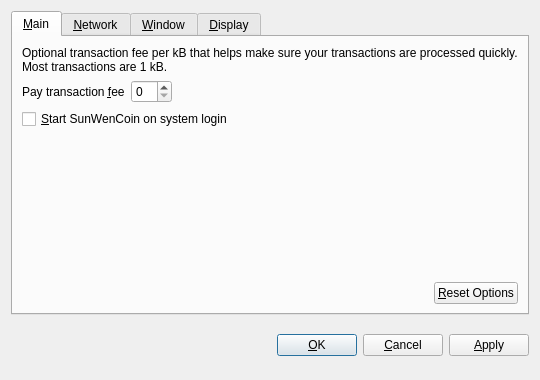
<?xml version="1.0" encoding="UTF-8"?>
<ui version="4.0">
 <class>OptionsDialog</class>
 <widget class="QDialog" name="OptionsDialog">
  <property name="geometry">
   <rect>
    <x>0</x>
    <y>0</y>
    <width>540</width>
    <height>380</height>
   </rect>
  </property>
  <property name="windowTitle">
   <string>Options</string>
  </property>
  <property name="modal">
   <bool>true</bool>
  </property>
  <layout class="QVBoxLayout" name="verticalLayout">
   <item>
    <widget class="QTabWidget" name="tabWidget">
     <property name="tabPosition">
      <enum>QTabWidget::North</enum>
     </property>
     <property name="currentIndex">
      <number>0</number>
     </property>
     <widget class="QWidget" name="tabMain">
      <attribute name="title">
       <string>&amp;Main</string>
      </attribute>
      <layout class="QVBoxLayout" name="verticalLayout_Main">
       <item>
        <widget class="QLabel" name="transactionFeeInfoLabel">
         <property name="text">
          <string>Optional transaction fee per kB that helps make sure your transactions are processed quickly. Most transactions are 1 kB.</string>
         </property>
         <property name="textFormat">
          <enum>Qt::PlainText</enum>
         </property>
         <property name="wordWrap">
          <bool>true</bool>
         </property>
        </widget>
       </item>
       <item>
        <layout class="QHBoxLayout" name="horizontalLayout_1_Main">
         <item>
          <widget class="QLabel" name="transactionFeeLabel">
           <property name="text">
            <string>Pay transaction &amp;fee</string>
           </property>
           <property name="textFormat">
            <enum>Qt::PlainText</enum>
           </property>
           <property name="buddy">
            <cstring>transactionFee</cstring>
           </property>
          </widget>
         </item>
         <item>
          <widget class="BitcoinAmountField" name="transactionFee"/>
         </item>
         <item>
          <spacer name="horizontalSpacer_1_Main">
           <property name="orientation">
            <enum>Qt::Horizontal</enum>
           </property>
           <property name="sizeHint" stdset="0">
            <size>
             <width>40</width>
             <height>20</height>
            </size>
           </property>
          </spacer>
         </item>
        </layout>
       </item>
       <item>
        <widget class="QCheckBox" name="bitcoinAtStartup">
         <property name="toolTip">
          <string>Automatically start SunWenCoin after logging in to the system.</string>
         </property>
         <property name="text">
          <string>&amp;Start SunWenCoin on system login</string>
         </property>
        </widget>
       </item>
       <item>
        <spacer name="verticalSpacer_Main">
         <property name="orientation">
          <enum>Qt::Vertical</enum>
         </property>
         <property name="sizeHint" stdset="0">
          <size>
           <width>20</width>
           <height>40</height>
          </size>
         </property>
        </spacer>
       </item>
       <item>
        <layout class="QHBoxLayout" name="horizontalLayout_2_Main">
         <item>
          <spacer name="horizontalSpacer_2_Main">
           <property name="orientation">
            <enum>Qt::Horizontal</enum>
           </property>
           <property name="sizeHint" stdset="0">
            <size>
             <width>40</width>
             <height>20</height>
            </size>
           </property>
          </spacer>
         </item>
         <item>
          <widget class="QPushButton" name="resetButton">
           <property name="toolTip">
            <string>Reset all client options to default.</string>
           </property>
           <property name="text">
            <string>&amp;Reset Options</string>
           </property>
           <property name="autoDefault">
            <bool>false</bool>
           </property>
          </widget>
         </item>
        </layout>
       </item>
      </layout>
     </widget>
     <widget class="QWidget" name="tabNetwork">
      <attribute name="title">
       <string>&amp;Network</string>
      </attribute>
      <layout class="QVBoxLayout" name="verticalLayout_Network">
       <item>
        <widget class="QCheckBox" name="mapPortUpnp">
         <property name="toolTip">
          <string>Automatically open the SunWenCoin client port on the router. This only works when your router supports UPnP and it is enabled.</string>
         </property>
         <property name="text">
          <string>Map port using &amp;UPnP</string>
         </property>
        </widget>
       </item>
       <item>
        <widget class="QCheckBox" name="connectSocks">
         <property name="toolTip">
          <string>Connect to the SunWenCoin network through a SOCKS proxy (e.g. when connecting through Tor).</string>
         </property>
         <property name="text">
          <string>&amp;Connect through SOCKS proxy:</string>
         </property>
        </widget>
       </item>
       <item>
        <layout class="QHBoxLayout" name="horizontalLayout_Network">
         <item>
          <widget class="QLabel" name="proxyIpLabel">
           <property name="text">
            <string>Proxy &amp;IP:</string>
           </property>
           <property name="textFormat">
            <enum>Qt::PlainText</enum>
           </property>
           <property name="buddy">
            <cstring>proxyIp</cstring>
           </property>
          </widget>
         </item>
         <item>
          <widget class="QValidatedLineEdit" name="proxyIp">
           <property name="maximumSize">
            <size>
             <width>140</width>
             <height>16777215</height>
            </size>
           </property>
           <property name="toolTip">
            <string>IP address of the proxy (e.g. 127.0.0.1)</string>
           </property>
          </widget>
         </item>
         <item>
          <widget class="QLabel" name="proxyPortLabel">
           <property name="text">
            <string>&amp;Port:</string>
           </property>
           <property name="textFormat">
            <enum>Qt::PlainText</enum>
           </property>
           <property name="buddy">
            <cstring>proxyPort</cstring>
           </property>
          </widget>
         </item>
         <item>
          <widget class="QLineEdit" name="proxyPort">
           <property name="maximumSize">
            <size>
             <width>55</width>
             <height>16777215</height>
            </size>
           </property>
           <property name="toolTip">
            <string>Port of the proxy (e.g. 9050)</string>
           </property>
          </widget>
         </item>
         <item>
          <widget class="QLabel" name="socksVersionLabel">
           <property name="text">
            <string>SOCKS &amp;Version:</string>
           </property>
           <property name="textFormat">
            <enum>Qt::PlainText</enum>
           </property>
           <property name="buddy">
            <cstring>socksVersion</cstring>
           </property>
          </widget>
         </item>
         <item>
          <widget class="QValueComboBox" name="socksVersion">
           <property name="toolTip">
            <string>SOCKS version of the proxy (e.g. 5)</string>
           </property>
          </widget>
         </item>
         <item>
          <spacer name="horizontalSpacer_Network">
           <property name="orientation">
            <enum>Qt::Horizontal</enum>
           </property>
           <property name="sizeHint" stdset="0">
            <size>
             <width>40</width>
             <height>20</height>
            </size>
           </property>
          </spacer>
         </item>
        </layout>
       </item>
       <item>
        <spacer name="verticalSpacer_Network">
         <property name="orientation">
          <enum>Qt::Vertical</enum>
         </property>
         <property name="sizeHint" stdset="0">
          <size>
           <width>20</width>
           <height>40</height>
          </size>
         </property>
        </spacer>
       </item>
      </layout>
     </widget>
     <widget class="QWidget" name="tabWindow">
      <attribute name="title">
       <string>&amp;Window</string>
      </attribute>
      <layout class="QVBoxLayout" name="verticalLayout_Window">
       <item>
        <widget class="QCheckBox" name="minimizeToTray">
         <property name="toolTip">
          <string>Show only a tray icon after minimizing the window.</string>
         </property>
         <property name="text">
          <string>&amp;Minimize to the tray instead of the taskbar</string>
         </property>
        </widget>
       </item>
       <item>
        <widget class="QCheckBox" name="minimizeOnClose">
         <property name="toolTip">
          <string>Minimize instead of exit the application when the window is closed. When this option is enabled, the application will be closed only after selecting Quit in the menu.</string>
         </property>
         <property name="text">
          <string>M&amp;inimize on close</string>
         </property>
        </widget>
       </item>
       <item>
        <spacer name="verticalSpacer_Window">
         <property name="orientation">
          <enum>Qt::Vertical</enum>
         </property>
         <property name="sizeHint" stdset="0">
          <size>
           <width>20</width>
           <height>40</height>
          </size>
         </property>
        </spacer>
       </item>
      </layout>
     </widget>
     <widget class="QWidget" name="tabDisplay">
      <attribute name="title">
       <string>&amp;Display</string>
      </attribute>
      <layout class="QVBoxLayout" name="verticalLayout_Display">
       <item>
        <layout class="QHBoxLayout" name="horizontalLayout_1_Display">
         <item>
          <widget class="QLabel" name="langLabel">
           <property name="text">
            <string>User Interface &amp;language:</string>
           </property>
           <property name="textFormat">
            <enum>Qt::PlainText</enum>
           </property>
           <property name="buddy">
            <cstring>lang</cstring>
           </property>
          </widget>
         </item>
         <item>
          <widget class="QValueComboBox" name="lang">
           <property name="toolTip">
            <string>The user interface language can be set here. This setting will take effect after restarting SunWenCoin.</string>
           </property>
          </widget>
         </item>
        </layout>
       </item>
       <item>
        <layout class="QHBoxLayout" name="horizontalLayout_2_Display">
         <item>
          <widget class="QLabel" name="unitLabel">
           <property name="text">
            <string>&amp;Unit to show amounts in:</string>
           </property>
           <property name="textFormat">
            <enum>Qt::PlainText</enum>
           </property>
           <property name="buddy">
            <cstring>unit</cstring>
           </property>
          </widget>
         </item>
         <item>
          <widget class="QValueComboBox" name="unit">
           <property name="toolTip">
            <string>Choose the default subdivision unit to show in the interface and when sending coins.</string>
           </property>
          </widget>
         </item>
        </layout>
       </item>
       <item>
        <widget class="QCheckBox" name="displayAddresses">
         <property name="toolTip">
          <string>Whether to show SunWenCoin addresses in the transaction list or not.</string>
         </property>
         <property name="text">
          <string>&amp;Display addresses in transaction list</string>
         </property>
        </widget>
       </item>
       <item>
        <widget class="QCheckBox" name="coinControlFeatures">
         <property name="toolTip">
          <string>Whether to show coin control features or not.</string>
         </property>
         <property name="text">
          <string>Display coin &amp;control features (experts only!)</string>
         </property>
        </widget>
       </item>
       <item>
        <spacer name="verticalSpacer_Display">
         <property name="orientation">
          <enum>Qt::Vertical</enum>
         </property>
         <property name="sizeHint" stdset="0">
          <size>
           <width>20</width>
           <height>40</height>
          </size>
         </property>
        </spacer>
       </item>
      </layout>
     </widget>
    </widget>
   </item>
   <item>
    <layout class="QHBoxLayout" name="horizontalLayout_Buttons">
     <item>
      <spacer name="horizontalSpacer_1">
       <property name="orientation">
        <enum>Qt::Horizontal</enum>
       </property>
       <property name="sizeHint" stdset="0">
        <size>
         <width>40</width>
         <height>48</height>
        </size>
       </property>
      </spacer>
     </item>
     <item>
      <widget class="QLabel" name="statusLabel">
       <property name="font">
        <font>
         <weight>75</weight>
         <bold>true</bold>
        </font>
       </property>
       <property name="text">
        <string/>
       </property>
       <property name="textFormat">
        <enum>Qt::PlainText</enum>
       </property>
       <property name="wordWrap">
        <bool>true</bool>
       </property>
      </widget>
     </item>
     <item>
      <spacer name="horizontalSpacer_2">
       <property name="orientation">
        <enum>Qt::Horizontal</enum>
       </property>
       <property name="sizeHint" stdset="0">
        <size>
         <width>40</width>
         <height>48</height>
        </size>
       </property>
      </spacer>
     </item>
     <item>
      <widget class="QPushButton" name="okButton">
       <property name="text">
        <string>&amp;OK</string>
       </property>
      </widget>
     </item>
     <item>
      <widget class="QPushButton" name="cancelButton">
       <property name="text">
        <string>&amp;Cancel</string>
       </property>
       <property name="autoDefault">
        <bool>false</bool>
       </property>
      </widget>
     </item>
     <item>
      <widget class="QPushButton" name="applyButton">
       <property name="text">
        <string>&amp;Apply</string>
       </property>
       <property name="autoDefault">
        <bool>false</bool>
       </property>
      </widget>
     </item>
    </layout>
   </item>
  </layout>
 </widget>
 <customwidgets>
  <customwidget>
   <class>BitcoinAmountField</class>
   <extends>QSpinBox</extends>
   <header>bitcoinamountfield.h</header>
  </customwidget>
  <customwidget>
   <class>QValueComboBox</class>
   <extends>QComboBox</extends>
   <header>qvaluecombobox.h</header>
  </customwidget>
  <customwidget>
   <class>QValidatedLineEdit</class>
   <extends>QLineEdit</extends>
   <header>qvalidatedlineedit.h</header>
  </customwidget>
 </customwidgets>
 <resources/>
 <connections/>
</ui>
